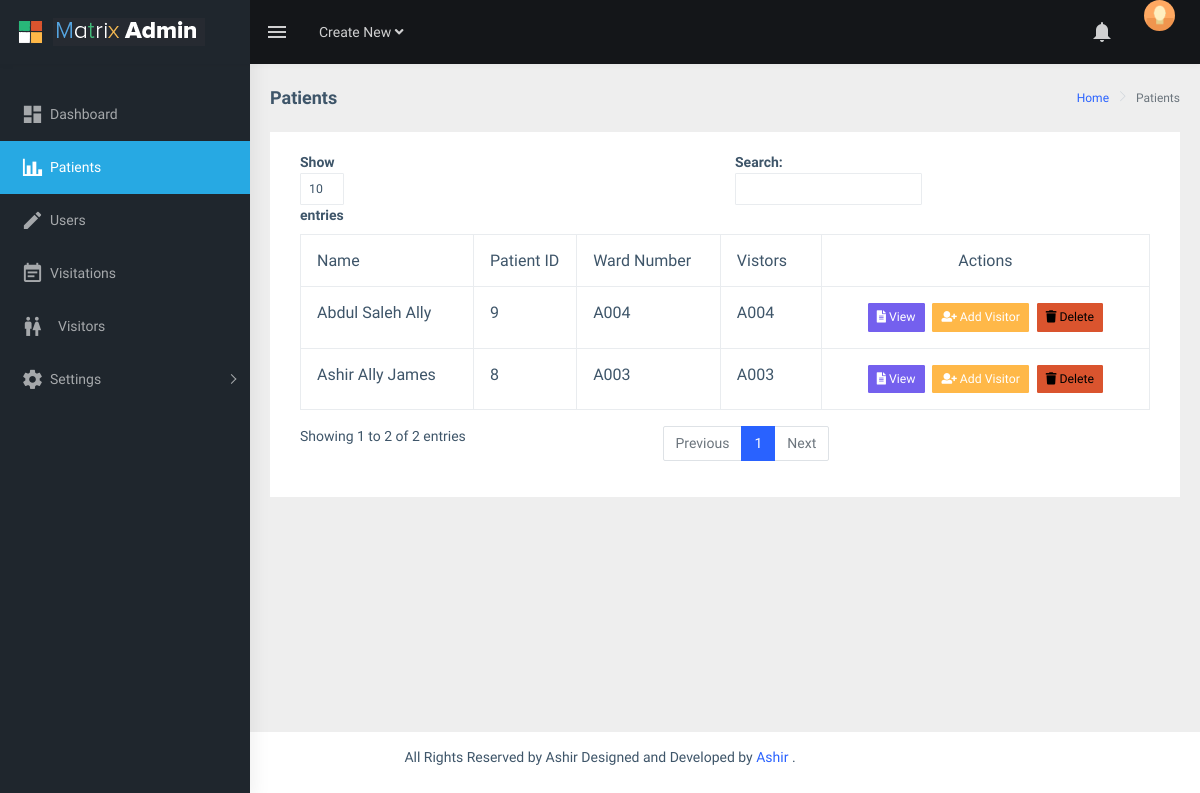
Screenshot of /patients.php (signed in) with the database file from the repository.
### tables this page shows
CREATE TABLE `patients` (
  `patient_id` int(11) NOT NULL,
  `patient_fname` varchar(255) NOT NULL,
  `patient_mdname` varchar(255) NOT NULL,
  `patient_lname` varchar(255) NOT NULL,
  `patient_gender` varchar(255) NOT NULL,
  `patient_age` int(50) NOT NULL,
  `patient_block` varchar(255) NOT NULL,
  `patient_address` varchar(255) NOT NULL,
  `patient_ward` varchar(255) NOT NULL,
  `patient_date_of_birth` date DEFAULT NULL
);

### patients.php (the view, shortened to what this page needs)
<?php require('includes/header.php'); ?>
<?php if ($_SESSION['user']['role'] == 'Admin') { ?>
<?php
    $prepare = $db->prepare("SELECT * FROM `patients`");
    $prepare->execute();
    ?>
<div class="page-breadcrumb">
    <div class="row">
        <div class="col-12 d-flex no-block align-items-center">
            <h4 class="page-title">Patients</h4>
            <div class="ms-auto text-end">
                <nav aria-label="breadcrumb">
                    <ol class="breadcrumb">
                        <li class="breadcrumb-item"><a href="index.php">Home</a></li>
                        <li class="breadcrumb-item active" aria-current="page">Patients</li>
                    </ol>
                </nav>
            </div>
        </div>
    </div>
</div>
<div class=" container-fluid">
    <div class="card">
        <div class="card-body">
            <div class="table-responsive">
                <table id="zero_config" class="table table-bordered">
                    <thead>
                        <tr>
                            <th>Name</th>
                            <th>Patient ID</th>
                            <th>Ward Number</th>
                            <th>Vistors</th>
                            <th class="text-center">Actions</th>
                        </tr>
                    </thead>
                    <tbody>
                        <?php while ($patient = $prepare->fetch(PDO::FETCH_ASSOC)) { ?>
                        <tr>
                            <td><?php echo $patient['patient_fname'] . " " . $patient['patient_mdname'] . " " . $patient['patient_lname'] ?>
                            </td>
                            <td><?php echo $patient['patient_id'] ?></td>
                            <td><?php echo $patient['patient_block'] ?></td>
                            <td><?php echo $patient['patient_block'] ?></td>
                            <td class="text-center">
                                <a href="viewPatient.php?id=<?php echo $patient['patient_id'] ?>"
                                    class="btn btn-primary btn-sm"><i class="fas fa-file-alt" aria-hidden="true"></i>
                                    View</a>
                                <a href="addVisitor.php?id=<?php echo $patient['patient_id'] ?>"
                                    class="btn btn-warning btn-sm mx-1"><i class="fa fa-user-plus"
                                        aria-hidden="true"></i>
                                    Add Visitor</a>
                                <a href="patients.php?del=<?php echo $patient['patient_id'] ?>"
                                    class="btn btn-danger btn-sm"><i class="fa fa-trash" aria-hidden="true"></i>
                                    Delete</a>
                            </td>
                        </tr>
                        <?php } ?>
                    </tbody>
                </table>
            </div>
        </div>
    </div>
</div>
<?php } ?>
<?php require('includes/footer.php'); ?>

### rows the page displays
patients: patient_fname "Ashir", patient_mdname "Ally", patient_lname "James", patient_id "8", patient_block "A003"
patients: patient_fname "Abdul", patient_mdname "Saleh", patient_lname "Ally", patient_id "9", patient_block "A004"
